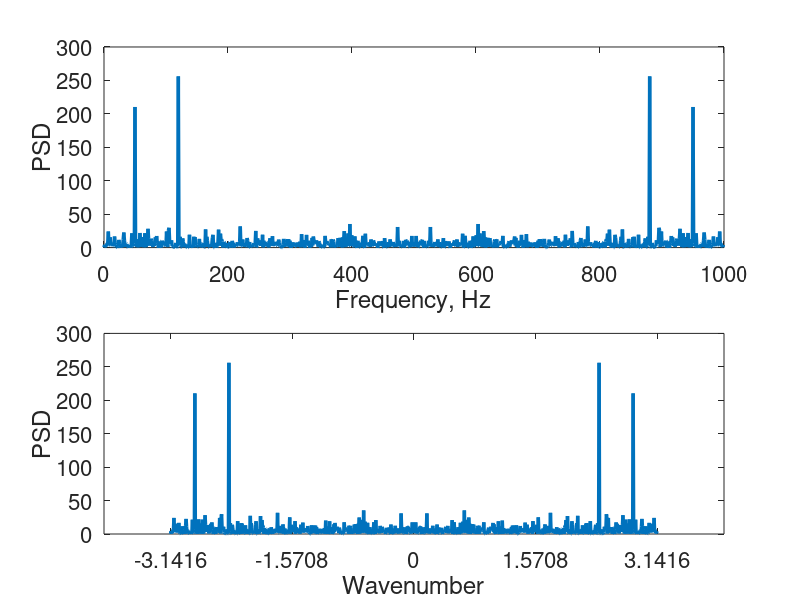

Reproduce this figure in MATLAB.
%% Create a simple signal with two frequencies
dt = .001;
t = 0:dt:1;
f = sin(2*pi*50*t) + sin(2*pi*120*t);
% Sum of 2 frequencies
f = f + 2.5*randn(size(t));

%% Compute the Fast Fourier Transform FFT
n = length(t);
fhat = fft(f,n);
% Compute the fast Fourier transform
PSD = fhat.*conj(fhat)/n;
% Power spectrum (power per freq)
freq = 1/(dt*n)*(0:n-1);
% Create x-axis of frequencies in Hz
L = 1:floor(n/2);
% Only plot the first half of freqs

%% Use the PSD to filter out noise
indices = PSD>100;
% Find all freqs with large power
PSDclean = PSD.*indices;
% Zero out all others
fhat = indices.*fhat;
% Zero out small Fourier coeffs. in Y
ffilt = ifft(fhat);
% Inverse FFT for filtered time signal

%% Plot the PSD which is unfiltered
figure 
subplot(2,1,1)
plot(freq,PSD, 'LineWidth',2.5)
set(gca,'FontSize',16)
xlabel('Frequency, Hz')
ylabel('PSD')

%% Plot against wavenumbers instead
kappa = (2*pi)/(n) * [-n/2:n/2-1];
subplot(2,1,2)
plot(kappa,PSD, 'LineWidth',2.5)
set(gca,'FontSize',16)
set(gca,'XTick',-pi:pi/2:pi)
ax.XTickLabel = {'-\pi','-\pi/2','0','\pi/2','\pi'};

xlabel('Wavenumber')
ylabel('PSD')